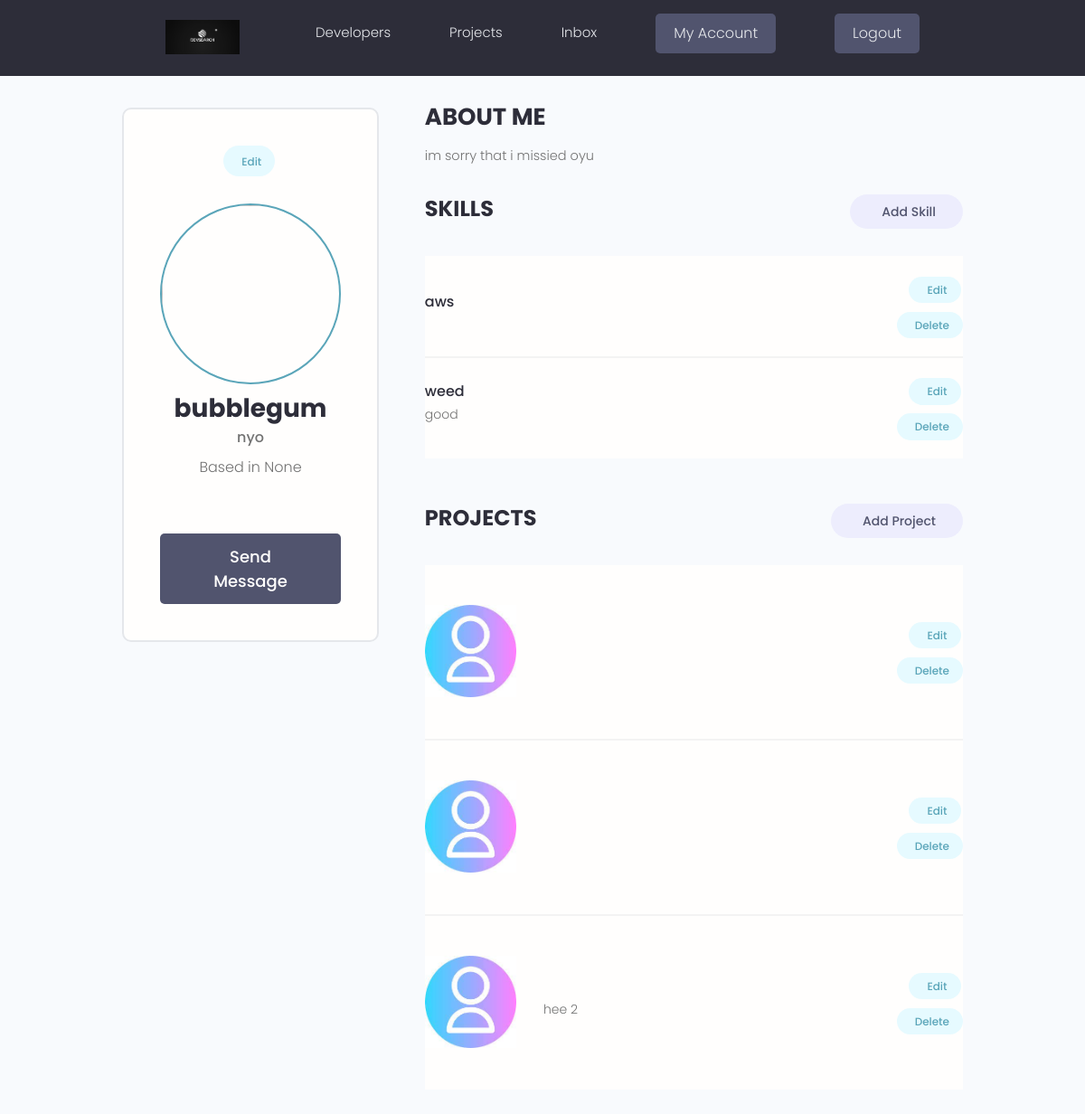
Screenshot of /account/ (signed in) with the database file from the repository.
### users/models.py (models this page shows, shortened)
class Profile(models.Model):
    user = models.OneToOneField(User, on_delete=models.CASCADE)
    name = models.CharField(max_length=200, blank=True, null=True)
    email = models.EmailField(max_length=500, blank=True)
    short_intro = models.CharField(max_length=500, blank=True, null=True)
    bio = models.TextField(blank=True, null=True)
    username = models.CharField(max_length=200, blank=True, null=True)
    location = models.CharField(max_length=200, blank=True, null=True)
    profile_image = models.ImageField(null=True, blank=True, upload_to='profiles/', default="profiles/serr.jpg")
    social_github = models.CharField(max_length=200, blank=True, null=True)
    social_twitter = models.CharField(max_length=200, blank=True, null=True)
    social_linkedin = models.CharField(max_length=200, blank=True, null=True)  # Corrected typo in the field name
    social_website = models.CharField(max_length=200, blank=True, null=True)
    created = models.DateTimeField(auto_now_add=True)
    id = models.UUIDField(default=uuid.uuid4, unique=True, primary_key=True, editable=False)

class Skill(models.Model):
    owner = models.ForeignKey(Profile, on_delete=models.CASCADE, null=True, blank=True)
    name = models.CharField(max_length=200, blank=True, null=True)
    description = models.TextField(null=True, blank=True)
    created = models.DateTimeField(auto_now_add=True)
    id = models.UUIDField(default=uuid.uuid4, unique=True, primary_key=True, editable=False)

### projects/models.py (models this page shows, shortened)
class Project(models.Model):
    owner = models.ForeignKey(Profile, null=True, blank=True, on_delete=models.CASCADE)
    title = models.CharField(max_length=200)
    description = models.TextField(null=True, blank=True)
    featured_image = models.ImageField(null=True, blank=True, default="default.jpg")
    demo_link = models.CharField(max_length=2000, null=True, blank=True)
    source_link = models.CharField(max_length=2000, null=True, blank=True)
    tags = models.ManyToManyField('Tag', blank=True)
    vote_total = models.IntegerField(default=0, null=True, blank=True)
    vote_ratio = models.IntegerField(default=0, null=True, blank=True)
    created = models.DateTimeField(auto_now_add=True)
    id = models.UUIDField(default=uuid.uuid4, unique=True, primary_key=True, editable=False)
    class Meta:
        ordering = ['-vote_ratio', '-vote_total', 'title']
    @property
    def imageURL(self):
        try:
            url = self.featured_image.url
        except:
            url = ''
        return url

### users/views.py (the view)
# urls.py: path('account/', views.userAccount, name="account"),
@login_required(login_url='login')
def userAccount(request):
    profile, created = Profile.objects.get_or_create(user=request.user)
    skills = profile.skill_set.all()
    projects = profile.project_set.all()
    context = {'profile': profile,'skills':skills,'projects':projects}
    return render(request, 'users/account.html', context)

### users/templates/users/account.html (shortened to what this page needs)
{% extends 'main.html' %}
{%block content%}
  <main class="settingsPage profile my-md">
    <div class="container">
      <div class="layout">
        <div class="column column--1of3">
          <div class="card text-center">
            <div class="card__body dev">
              <a class="tag tag--pill tag--main settings__btn" href="{%url 'edit-account'%}"> Edit</a>
              <img class="avatar avatar--xl dev__avatar" src="{{profile.imageURL }}" />
              <h2 class="dev__name">{{profile.name}}</h2>
              <p class="dev__title">{{profile.short_intro}}</p>
              <p class="dev__location">Based in {{profile.location}}</p>
              <a href="#" class="btn btn--sub btn--lg">Send Message </a>
            </div>
          </div>
        </div>
        <div class="column column--2of3">
          <div class="devInfo">
            <h3 class="devInfo__title">About Me</h3>
            <p class="devInfo__about">
             {{profile.bio}}</p>
          </div>
          <div class="settings">
            <h3 class="settings__title">Skills</h3>
            <a class="tag tag--pill tag--sub settings__btn tag--lg" href="{% url 'create-skill' %}"> Add Skill</a>
          </div>
          <table class="settings__table">
            {% for skill in skills%}
            <tr>
              <td class="settings__tableInfo">
                <h4>{{skill.name}}</h4>
                <p>
                  {{skill.description}}</p>
              </td>
              <td class="settings__tableActions">
                <a class="tag tag--pill tag--main settings__btn" href="{% url 'update-skill' skill.id%}"> Edit</a>
                <a class="tag tag--pill tag--main settings__btn" href="{% url 'delete-skill' skill.id %}?next/account">
                  Delete</a>
              </td>
            </tr>
{%endfor%}
                    </table>
          <div class="settings">
            <h3 class="settings__title">Projects</h3>
            <a class="tag tag--pill tag--sub settings__btn tag--lg" href="{% url 'create-project'%}"> Add Project</a>
          </div>
          <table class="settings__table">
            {%for project in projects%}
            <tr>
              <td class="settings__thumbnail">
                <a href="{%url 'project' project.id%}"><img src="{{project.imageURL}}" alt="Project Thumbnail" /></a>
              </td>
              <td class="settings__tableInfo">
                <a href="{%url 'project' project.id%}">{{project.titile}}</a>
                <p>
                {{project.description|slice:"150"}}</p>
              </td>
              <td class="settings__tableActions">
                <a class="tag tag--pill tag--main settings__btn" href="{% url 'update-project' project.id %}"> Edit</a>
                <a class="tag tag--pill tag--main settings__btn" href="{% url 'delete-project' project.id %}?next=/account">
                  Delete</a>
              </td>
            </tr>
            {%endfor%}
           </table>
        </div>
      </div>
    </div>
  </main>
  {% endblock %}

### static/styles/app.css (style rules this page uses)
:root { --color-sub: #2d2d39; }
.btn--sub { background-color: var(--color-sub-light); }
.card { border: 2px solid var(--color-light); }
img { width: 100%; }
.profile .card > .dev { padding: 4rem; }
.dev__avatar { display: block; margin: auto; }
.dev__name { color: var(--color-sub); font-size: 2.8rem; font-weight: 700; margin-top: 1rem; margin-bottom: 0.5rem; }
.dev__title { font-size: 1.6rem; font-weight: 500; line-height: 1.3; }
.dev__location { margin-top: 1rem; }
.devInfo { margin-bottom: 3rem; }
.devInfo__title, .devInfo__subtitle { font-size: 2.6rem; color: var(--color-sub); text-transform: uppercase; font-weight: 700; margin-bottom: 1.5rem; }
.devInfo__about, .devSkill__info { font-size: 1.45rem; line-height: 1.7; text-align: justify; }
.settingsPage .dev > .settings__btn { display: inline-block; margin-bottom: 3rem; }
.settings { display: flex; justify-content: space-between; align-items: center; }
.settings__title { font-size: 2.4rem; text-transform: uppercase; font-weight: 700; color: var(--color-sub); }
.settings__table { margin-top: 3rem; margin-bottom: 5rem; padding: 0 3rem; background: var(--color-white); }
.settings__table tr { width: 100%; }
.settings__table tr > td { padding: 2rem 0; }
.settings__table tr:not(:last-child) td { border-bottom: 2px solid var(--color-white-light); }
.settings__thumbnail { width: 23%; min-width: 10rem; }
.settings__thumbnail img { padding-right: 3rem; height: 15rem; object-fit: contain; }
.settings__tableInfo { width: 100%; }
.settings__tableInfo h4, .settings__tableInfo a { padding-right: 1rem; width: auto; font-size: 1.6rem; font-weight: 500; color: var(--color-sub); }
.settings__tableInfo p { font-size: 1.4rem; }
.settings__tableActions { text-align: right; }

### static/uikit/styles/modules/_variables.css (style rules this page uses)
:root { --color-main: #5aa5b9; --color-main-light: #e6faff; --color-sub: #3f4156; --color-sub-light: #51546e; --color-sub-lighter: #ededfd; --color-text: #737373; --color-gray: #8b8b8b; --color-light: #e5e7eb; --color-light-gray: #767676; --color-bg: #f8fafd; --color-white: #fffefd; --color-white-light: #f3f3f3; --color-success: #359e64; --color-success-bg: #def8e8; --color-error: #fc4b0b; --color-error-bg: #fff2ee; --font-base: 'Poppins', arial, helvetica, 'Segoe UI', roboto, ubuntu, sans-serif; --font-monospace: 'Fira Code', 'Courier New', courier, monospace; --font-regular: 300; --font-medium: 500; --font-bold: 700; --generic-shadow: 1px 1px 5px #00000010; --generic-transition: all 0.3s ease-in-out; }

### static/uikit/styles/modules/_base.css (style rules this page uses)
* { margin: 0; padding: 0; box-sizing: border-box; text-rendering: optimizeLegibility; color: inherit; font-size: inherit; }
html { font-size: 50%; }
@media only screen and (min-width: 480px) { html { font-size: 56.25%; } }
@media only screen and (min-width: 1200px) { html { font-size: 62.5%; } }
body { line-height: 1.6; font-weight: 400; font-size: 1.5rem; color: var(--color-text); background-color: var(--color-bg); min-height: 100vh; }

### static/uikit/styles/modules/_typography.css (style rules this page uses)
* { font-family: var(--font-base); }
h2 { font-size: 3.6rem; font-weight: var(--font-bold); }
h3 { font-size: 3.2rem; font-weight: var(--font-medium); }
h4 { font-size: 2.8rem; font-weight: var(--font-medium); }
p, span, strong { font-size: 1.6rem; color: var(--color-text); font-weight: var(--font-regular); }
a { padding-bottom: 2px; text-decoration: none; display: inline-block; color: var(--color-main); font-weight: var(--font-medium); }

### static/uikit/styles/modules/_utilities.css (style rules this page uses)
.container { width: 92%; max-width: 165rem; margin: 0 auto; box-sizing: border-box; }
@media screen and (min-width: 1000px) { .container { width: 90%; } }
@media screen and (min-width: 1200px) { .container { width: 80%; } }
.text-center { text-align: center; }
.my-md { margin: 3rem auto; }

### static/uikit/styles/modules/_avatar.css (style rules this page uses)
.avatar { border-radius: 50%; border: 2px solid var(--color-main); object-fit: cover; }
.avatar--xl { height: 20rem; width: 20rem; }

### static/uikit/styles/modules/_button.css (style rules this page uses)
.btn { display: inline-block; position: relative; cursor: pointer; background-color: var(--color-light); font-weight: var(--font-medium); color: var(--color-sub); text-decoration: none; padding: 1rem 2rem; border-radius: 0.5rem; border: none; width: -webkit-fit-content; width: -moz-fit-content; width: fit-content; height: -webkit-fit-content; height: -moz-fit-content; height: fit-content; font-size: 1.6rem; outline-width: 0; outline-color: transparent; -webkit-backface-visibility: hidden; backface-visibility: hidden; transition: all 0.3s ease-in-out; }
.btn--sub { background-color: var(--color-sub); color: var(--color-white); }
.btn--lg { font-size: 1.8rem; padding: 1.2rem 4.5rem; }

### rows the page displays
Profile: name "bubblegum", short_intro "nyo", location "None", bio "im sorry that i missied oyu"
Skill: name "aws"
Skill: name "weed", description "good"
Project: imageURL (placeholder picture)
Project: imageURL (placeholder picture)
Project: imageURL (placeholder picture), description "hee 2"
